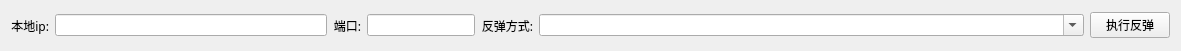
     <widget class="QWidget" name="layoutWidget">
      <property name="geometry">
       <rect>
        <x>10</x>
        <y>73</y>
        <width>1181</width>
        <height>51</height>
       </rect>
      </property>
      <layout class="QHBoxLayout" name="horizontalLayout_2">
       <item>
        <widget class="QLabel" name="ipaddrLabel">
         <property name="font">
          <font>
           <family>Kaiti SC</family>
          </font>
         </property>
         <property name="text">
          <string>本地ip:</string>
         </property>
         <property name="alignment">
          <set>Qt::AlignRight|Qt::AlignTrailing|Qt::AlignVCenter</set>
         </property>
        </widget>
       </item>
       <item>
        <widget class="QLineEdit" name="lipaddrlineEdit">
         <property name="sizePolicy">
          <sizepolicy hsizetype="Expanding" vsizetype="Fixed">
           <horstretch>1</horstretch>
           <verstretch>0</verstretch>
          </sizepolicy>
         </property>
        </widget>
       </item>
       <item>
        <widget class="QLabel" name="lportLabel">
         <property name="font">
          <font>
           <family>Kaiti SC</family>
          </font>
         </property>
         <property name="text">
          <string>端口:</string>
         </property>
         <property name="alignment">
          <set>Qt::AlignRight|Qt::AlignTrailing|Qt::AlignVCenter</set>
         </property>
        </widget>
       </item>
       <item>
        <widget class="QLineEdit" name="lport"/>
       </item>
       <item>
        <widget class="QLabel" name="reboundLabel">
         <property name="font">
          <font>
           <family>Kaiti SC</family>
          </font>
         </property>
         <property name="text">
          <string>反弹方式:</string>
         </property>
         <property name="alignment">
          <set>Qt::AlignRight|Qt::AlignTrailing|Qt::AlignVCenter</set>
         </property>
        </widget>
       </item>
       <item>
        <widget class="QComboBox" name="reboundCombo">
         <property name="sizePolicy">
          <sizepolicy hsizetype="Expanding" vsizetype="Fixed">
           <horstretch>2</horstretch>
           <verstretch>2</verstretch>
          </sizepolicy>
         </property>
         <property name="toolTip">
          <string>Specify your name</string>
         </property>
         <property name="editable">
          <bool>true</bool>
         </property>
        </widget>
       </item>
       <item>
        <widget class="QPushButton" name="reboundButton">
         <property name="text">
          <string>执行反弹</string>
         </property>
        </widget>
       </item>
      </layout>
     </widget>
